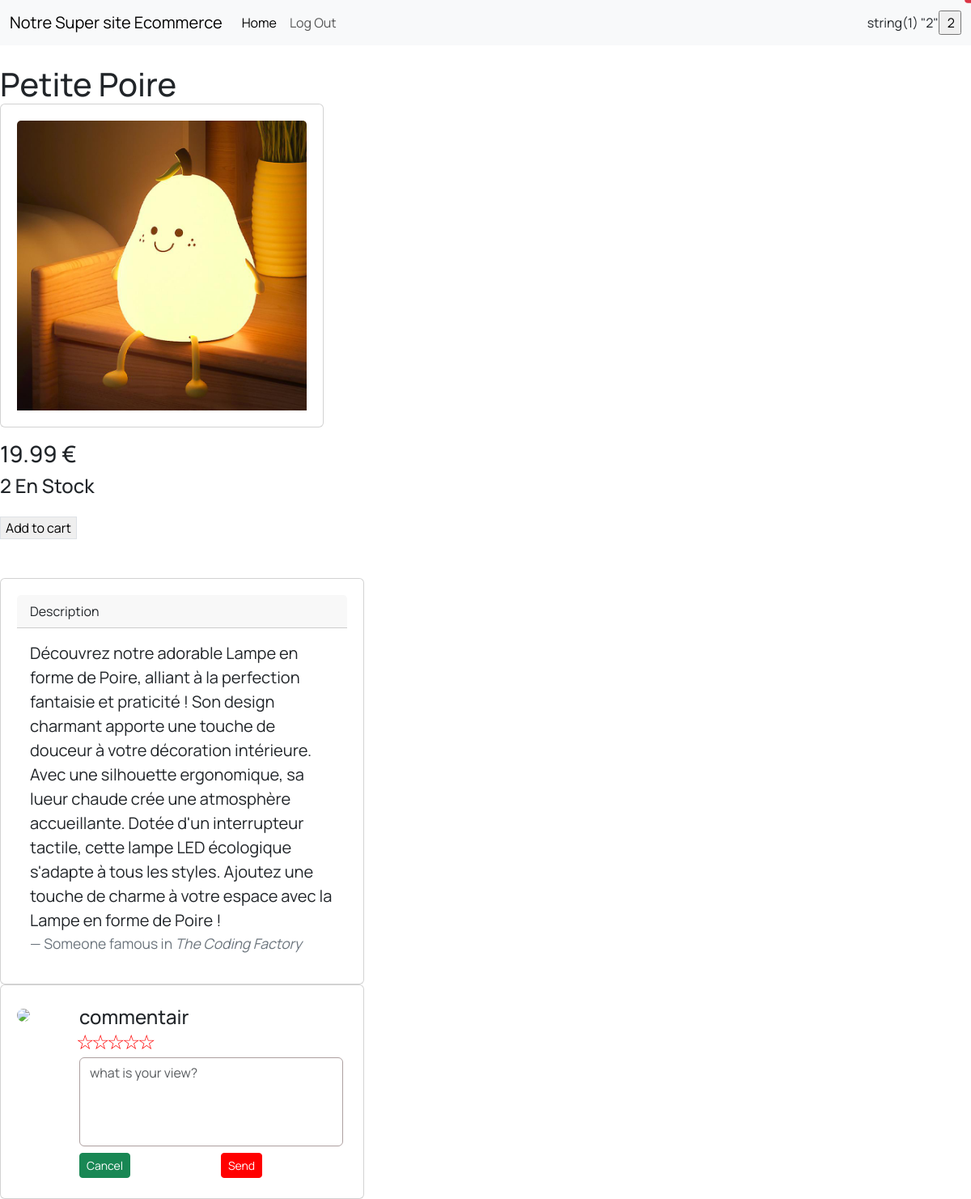
Screenshot of /product_page.php?id=2 (signed in) with the database file from the repository.
### tables this page shows
CREATE TABLE `articles` (
  `id` int(10) UNSIGNED NOT NULL,
  `title` varchar(255) NOT NULL,
  `description` text NOT NULL,
  `price` float NOT NULL,
  `stock` int(11) NOT NULL,
  `photo_path` varchar(255) NOT NULL
);

### src/init.php (called while the page is built, shortened)
<?php
require_once __DIR__ . '/db.php';
if (isset($_SESSION['user_id'])) {
    $st = $bdd->prepare('SELECT * FROM users WHERE id = ?');
    $st->execute([$_SESSION['user_id']]);
    $user = $st->fetch(PDO::FETCH_ASSOC);
}
?>

### public/product_page.php (the view, shortened to what this page needs)
<!DOCTYPE html>
<html lang="en">
<?php require_once __DIR__ . '/../src/init.php'; ?>
<?php require_once SITE_ROOT . 'src/partials/head_css.php'; ?>
<head>
  <link href="https://cdn.jsdelivr.net/npm/bootstrap@5.3.2/dist/css/bootstrap.min.css" rel="stylesheet">
  <link rel="stylesheet" href="assets/bootstrap-5.3.2-dist/css/ratings.css">
</head>
<body>
<nav class="navbar navbar-expand-lg bg-body-tertiary">
        <div class="container-fluid">
            <a class="navbar-brand" href="">Notre Super site Ecommerce</a>
            <div class="collapse navbar-collapse" id="navbarSupportedContent">
                <ul class="navbar-nav me-auto mb-2 mb-lg-0">
                    <li class="nav-item">
                        <a class="nav-link active" aria-current="page" href="/">Home</a>
                    </li>
                    <?php
                    if ($user === false) { ?>
                        <li class="nav-item">
                            <a class="nav-link " aria-current="page" href="register.php">Sign Up</a>
                        </li>
                        <li class="nav-item">
                            <a class="nav-link" href="login.php">Login</a>
                        </li>
                    <?php } else { ?>
                        <li class="nav-item">
                            <a class="nav-link" href="actions/logout.php">Log Out </a>
                        </li>
                    <?php } ?>
                </ul>
                <?php var_dump($_GET["id"]) ?>
                <form action="../src/class/user/cart.php?" method="GET">
                <input type="submit" name="submit" value=" <?php echo $_GET['id'] ?>" />
                  <span class="position-absolute top-0 start-100 translate-middle badge rounded-pill bg-danger">
                  </span>
                </form>
            </div>
        </div>
    </nav>
  <div class="flex font-serif">
    <div class="flex-none w-52 relative">
    </div>
    <form class="flex-auto p-6">
      <?php
      $id = $_GET['id'];
      $pdoStatement = $bdd->prepare("SELECT * FROM articles WHERE id='$id';");
      $pdoStatement->execute();
      $infos = $pdoStatement->fetch();
      ?>
      <div class="flex flex-wrap items-baseline">
        <h1 class="w-full flex-none mb-3 text-2xl leading-none text-slate-900">
          <?php echo $infos['title'] ?>
          <div class="card" style="width: 25rem;">
            <img src="<?= '../' . $infos['photo_path'] ?>" class="card-img-top" alt="..." style=>
          </div>
        </h1>
        <div class="flex-auto text-lg font-medium text-slate-500">
          <H3><?php echo $infos['price'] ?> €</H3>
        </div>
        <div class="text-xs leading-6 font-medium uppercase text-slate-500">
          <h4><?php echo $infos['stock'] ?> En Stock</h4>
        </div>
      </div>
      <div class="flex space-x-4 mb-5 text-sm font-medium">
        <div class="flex-auto flex space-x-4 pr-4">
          <button class="flex-none w-1/2 h-12 uppercase font-medium tracking-wider border border-slate-200 text-slate-900" type="button">
            Add to cart
          </button>
        </div>
      </div>
    </form>
  </div>
  <div>
    <div class="card">
      <div class="card-header">
        <h>Description</h>
      </div>
      <div class="card-body">
        <blockquote class="blockquote mb-0">
          <p> <?= $infos['description'] ?></p>
          <footer class="blockquote-footer">Someone famous in <cite title="Source Title">The Coding Factory</cite></footer>
        </blockquote>
      </div>
    </div>
  </div>
  <div class="card">
               <div class="row">
                   <div class="col-2">
                       <img src="https://i.imgur.com/xELPaag.jpg" width="70" class="rounded-circle mt-2">
                   </div>
                   <div class="col-10">
                       <div class="comment-box ml-2">
                           <h4>commentair</h4>
                           <div class="rating">
                               <input type="radio" name="rating" value="5" id="5"><label for="5">☆</label>
                               <input type="radio" name="rating" value="4" id="4"><label for="4">☆</label>
                               <input type="radio" name="rating" value="3" id="3"><label for="3">☆</label>
                               <input type="radio" name="rating" value="2" id="2"><label for="2">☆</label>
                               <input type="radio" name="rating" value="1" id="1"><label for="1">☆</label>
                           </div>
                           <div class="comment-area">
                               <textarea class="form-control" placeholder="what is your view?" rows="4"></textarea>
                           </div>
                           <div class="comment-btns mt-2">
                               <div class="row">
                                   <div class="col-6">
                                       <div class="pull-left">
                                       <button class="btn btn-success btn-sm">Cancel</button>
                                       </div>
                                   </div>
                                   <div class="col-6">
                                       <div class="pull-right">
                                       <button class="btn btn-success send btn-sm">Send <i class="fa fa-long-arrow-right ml-1"></i></button>
                                       </div>
                                   </div>
                               </div>
                           </div>
                       </div>
                   </div>
               </div>
           </div>
</body>
</html>

### public/assets/stylesheet.css (style rules this page uses)
body { overscroll-behavior: none; }

### rows the page displays
articles: title "Petite Poire", photo_path (picture), price "19.99", stock "2", description "Découvrez notre adorable Lampe en forme de Poire, alliant à la perfection fantaisie et praticité ! Son design charmant apporte une touche de douceur à votre décoration intérieure. Avec une silhouette ergonomique, sa lueur chaude crée une atmosphère accueillante. Dotée d'un interrupteur tactile, cette lampe LED écologique s'adapte à tous les styles. Ajoutez une touche de charme à votre espace avec la Lampe en forme de Poire !"
